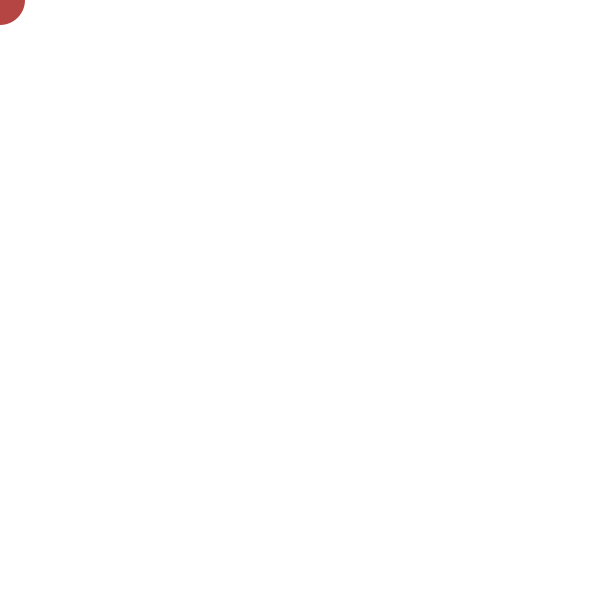
Frame 1 (no input)
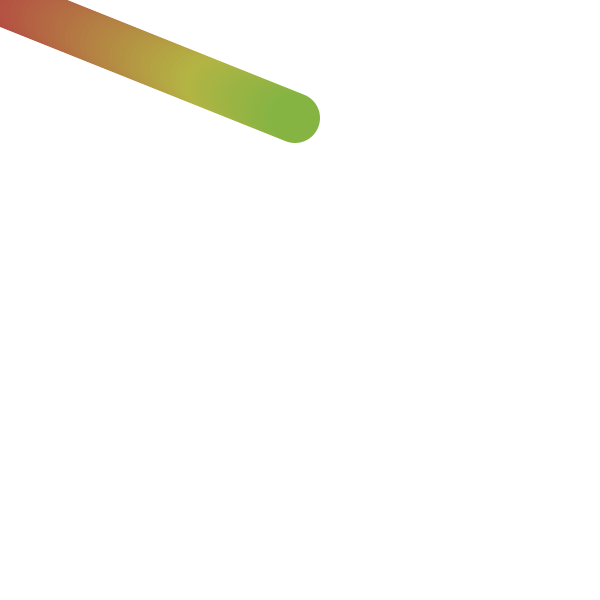
Frame 60 (the mouse pressed at the canvas centre just before this capture)
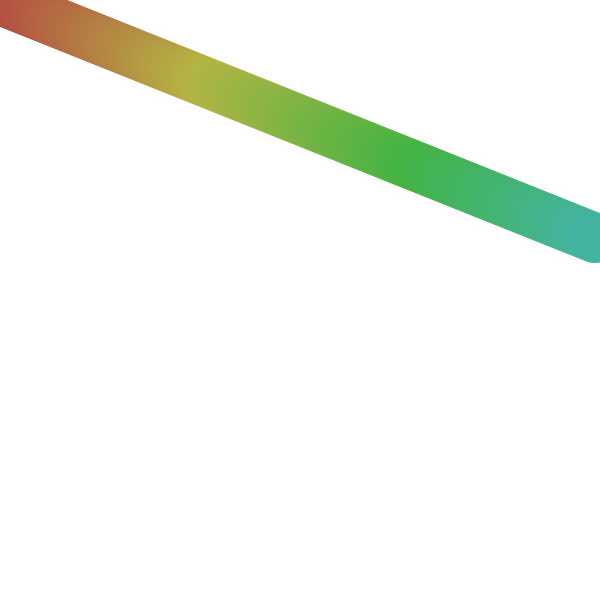
Frame 120 (the mouse held since frame 60 and released just before this capture)

The Processing sketch that drew these frames (run headless with seeded random() and noise(); from frame 60 on, the mouse is pressed at the canvas centre):

// Processing sketch: weng_2014_09_23
// ── weng_2014_09_23.pde
int x;
int y;
int vx;
int vy;
int ax;
int ay;

void setup() {
  size(600,600);
  x=0;
  y=0;
  vx=ax;
  vy=ay;
  ax=10;
  ay=6;
  background(255,255,255);
}

void draw() {
  colorMode(RGB);
  
  noStroke();
 // fill(map(x,0,width,0,255),map(y,0,height,0,255),map(y/2,0,width,0,255));
  colorMode(HSB);
  fill(frameCount%255, 160,180);
  ellipse(x,y,50,50);
  if(x>=width) {
    vx=-ax;
  }
  if(x<=0) {
    vx=5;
  }
  if(y>=height) {
    vy=-ay;
  }
  if(y<=0) {
    vy=2;
  }
  x=x+vx;
  y=y+vy;
}
